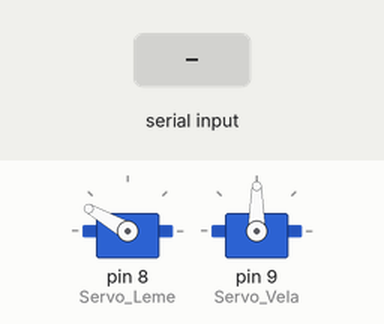
A sketch run on a simulated Arduino Uno, built with avr-gcc and run on an emulated ATmega328P. Parts: 2 × servo. Inputs (shaded band) come from the test bench. What the sketch prints to the serial monitor is not drawn.

Above: at 1.2 s.
1.3 s: "$\n" received over the second serial link
Timing chart, 0 to 9.5 s (numbered marks = the images above; inputs shaded):
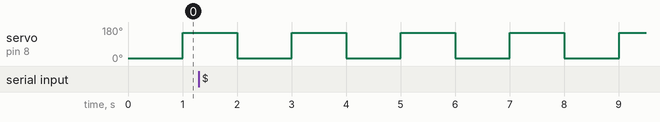

Measured:
- by itself, servo on pin 8 (Servo_Leme): alternates 150° for 1.0 s and 15° for 1.0 s

The sketch:

GPS_AND_BUSSULA.ino
```cpp
#include <SoftwareSerial.h>
#include <Servo.h>

SoftwareSerial GPS_Serial(13, 12); // RX, TX
SoftwareSerial BUSSULA_Serial(10, 11);

Servo Servo_Leme;
Servo Servo_Vela;

String stringGPS = "";
String stringPROA = "";

long previousMillis = 0;
long interval1 = 1000;
long interval2 = 2000;

unsigned long currentMillis = 0;


void setup()  {

  GPS_Serial.begin(57600);
  BUSSULA_Serial.begin(19200);

  Servo_Leme.attach(8);
  Servo_Vela.attach(9);


Serial.begin(57600);
}

//_________________________________________________________________________________
//_________________________________________________________________________________

void loop()   {

   currentMillis = millis();


   BUSSULA_Serial.begin(19200);
   while(currentMillis - previousMillis < interval1)
  {
    Servo_Leme.write(15);

    currentMillis = millis();
        if (BUSSULA_Serial.available())
  {

    char aux1 = BUSSULA_Serial.read();
    if (aux1== 'P')
    {
      Serial.print("Proa: ");
      Serial.print(stringPROA);
      Serial.print('\n');
      stringPROA="";
    }
    else
    {
      stringPROA = String(stringPROA + aux1);
    }
    if(aux1== 'C')
      stringPROA="";


//    Serial.write(BUSSULA_Serial.read());


  }
  }

  BUSSULA_Serial.end();


  //______________________________________

  GPS_Serial.begin(57600);
  while((currentMillis - previousMillis > interval1)&& (currentMillis - previousMillis < interval2))
 {
   Servo_Leme.write(150);
  currentMillis = millis();

  if (GPS_Serial.available())
  {
    char c = GPS_Serial.read();
    if (c== '$')
    {
      Serial.print("Latitude: ");
      Serial.print(stringGPS.substring(17,28));
      Serial.print("  ||  Longitude: ");
      Serial.print(stringGPS.substring(29,41));
      stringGPS ="";
      Serial.print('\n');
    }
    else
    {
      stringGPS = String(stringGPS + c);
    }
  }
}
GPS_Serial.end();

//_____________________________________________________________________________________________


if((currentMillis - previousMillis > interval1)&& (currentMillis - previousMillis > interval2))
{
previousMillis = currentMillis;
}
}
```
